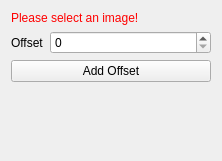
<?xml version="1.0" encoding="UTF-8"?>
<ui version="4.0">
 <class>QmitkAwesomeViewControls</class>
 <widget class="QWidget" name="QmitkAwesomeViewControls">
  <property name="geometry">
   <rect>
    <x>0</x>
    <y>0</y>
    <width>222</width>
    <height>161</height>
   </rect>
  </property>
  <property name="minimumSize">
   <size>
    <width>0</width>
    <height>0</height>
   </size>
  </property>
  <property name="windowTitle">
   <string>QmitkTemplate</string>
  </property>
  <layout class="QVBoxLayout" name="verticalLayout">
   <item>
    <widget class="QLabel" name="labelWarning">
     <property name="styleSheet">
      <string notr="true">QLabel { color: rgb(255, 0, 0) }</string>
     </property>
     <property name="text">
      <string>Please select an image!</string>
     </property>
    </widget>
   </item>
   <item>
    <widget class="QWidget" name="widget" native="true">
     <layout class="QHBoxLayout" name="horizontalLayout">
      <property name="margin">
       <number>0</number>
      </property>
      <item>
       <widget class="QLabel" name="label">
        <property name="text">
         <string>Offset</string>
        </property>
       </widget>
      </item>
      <item>
       <widget class="QSpinBox" name="spinboxOffset">
        <property name="sizePolicy">
         <sizepolicy hsizetype="Expanding" vsizetype="Fixed">
          <horstretch>0</horstretch>
          <verstretch>0</verstretch>
         </sizepolicy>
        </property>
        <property name="maximum">
         <number>9999</number>
        </property>
       </widget>
      </item>
     </layout>
    </widget>
   </item>
   <item>
    <widget class="QPushButton" name="buttonPerformImageProcessing">
     <property name="toolTip">
      <string>Do image processing</string>
     </property>
     <property name="text">
      <string>Add Offset</string>
     </property>
    </widget>
   </item>
   <item>
    <spacer name="spacer1">
     <property name="orientation">
      <enum>Qt::Vertical</enum>
     </property>
     <property name="sizeType">
      <enum>QSizePolicy::Expanding</enum>
     </property>
     <property name="sizeHint" stdset="0">
      <size>
       <width>20</width>
       <height>220</height>
      </size>
     </property>
    </spacer>
   </item>
  </layout>
 </widget>
 <layoutdefault spacing="6" margin="11"/>
 <resources/>
 <connections/>
</ui>
